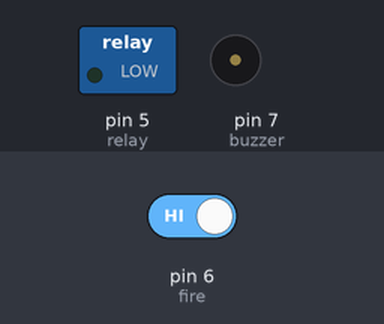
Simulated run of this sketch. Board: Arduino Uno, built with avr-gcc and run on an emulated ATmega328P. On the bench: switched loads named in the sketch (green lamp = pin HIGH), buzzer (waves = sounding, pin HIGH). Inputs (shaded band) come from the test bench; at power-on: pin 6 (fire) HIGH.

Above: at 1.2 s.
1.3 s: pin 6 (fire) driven LOW
At 1.7 s:
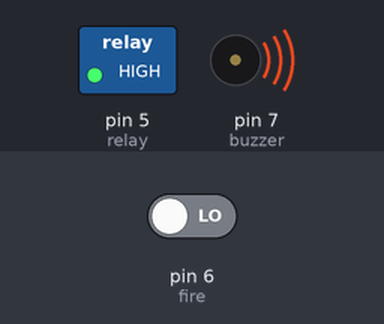
4.3 s: pin 6 (fire) driven HIGH
At 5.3 s:
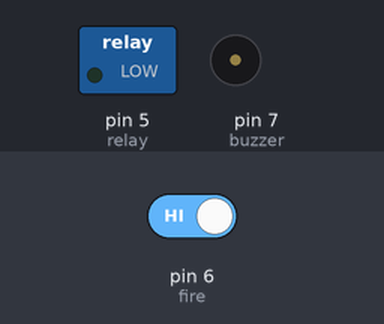
Timing chart, 0 to 7.3 s (numbered marks = the images above; inputs shaded):
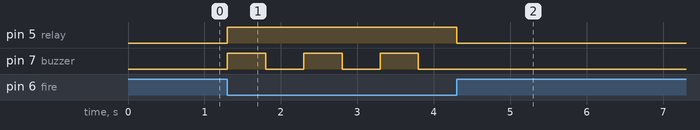

Measured:
- after the input at 1.3 s, pin 5 (relay): LOW → HIGH at once; pin 7 (buzzer): alternates HIGH for 0.50 s and LOW for 0.50 s, starting at once
- after the input at 4.3 s, pin 5 (relay): HIGH → LOW at once; pin 7 (buzzer): stops changing and stays LOW

The sketch:

fire_alarm_and_extinguisher.ino
```cpp
int relay = 5;
int fire = 6;
int buzzer = 7;
// ^^^^^^^^^ set up which pins are being used on the arduino

void setup() {
  pinMode(relay, OUTPUT);
  pinMode(fire, INPUT);
  pinMode(buzzer, OUTPUT);
  // ^^^^^^^^^^^^^ setup the pins as inputs and outputs
}

void loop() {
  if (digitalRead(fire) == 0) { // checking if there is a fire

    digitalWrite(relay, HIGH); // this turns the relay on which in turn turns on the water pump

    digitalWrite(buzzer, HIGH);
    delay(500);
    digitalWrite(buzzer, LOW);
    delay(500);
    // ^^^^^^ this is the code for the fire alarm

  }
  else {
    digitalWrite(relay, LOW); // turn the buzzer and relay off
    digitalWrite(buzzer, LOW);

  }
}
```
